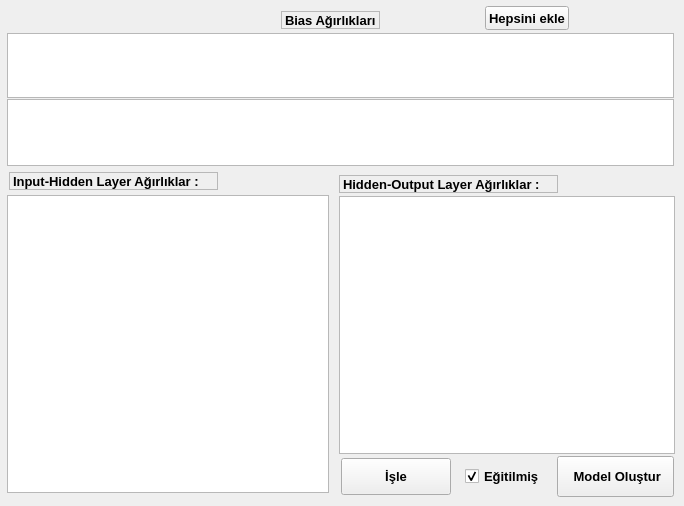
   <widget class="QWidget" name="agirlikekle">
    <attribute name="title">
     <string>Ağırlık ekle</string>
    </attribute>
    <widget class="QTableView" name="layer2tablo">
     <property name="geometry">
      <rect>
       <x>339</x>
       <y>196</y>
       <width>336</width>
       <height>258</height>
      </rect>
     </property>
     <property name="editTriggers">
      <set>QAbstractItemView::NoEditTriggers</set>
     </property>
     <property name="tabKeyNavigation">
      <bool>false</bool>
     </property>
     <property name="showDropIndicator" stdset="0">
      <bool>false</bool>
     </property>
     <property name="dragDropOverwriteMode">
      <bool>false</bool>
     </property>
     <property name="cornerButtonEnabled">
      <bool>false</bool>
     </property>
     <attribute name="horizontalHeaderVisible">
      <bool>false</bool>
     </attribute>
     <attribute name="horizontalHeaderHighlightSections">
      <bool>false</bool>
     </attribute>
     <attribute name="horizontalHeaderShowSortIndicator" stdset="0">
      <bool>false</bool>
     </attribute>
     <attribute name="verticalHeaderVisible">
      <bool>false</bool>
     </attribute>
     <attribute name="verticalHeaderHighlightSections">
      <bool>false</bool>
     </attribute>
    </widget>
    <widget class="QLabel" name="biaslabel">
     <property name="geometry">
      <rect>
       <x>281</x>
       <y>11</y>
       <width>99</width>
       <height>18</height>
      </rect>
     </property>
     <property name="font">
      <font>
       <pointsize>10</pointsize>
       <weight>75</weight>
       <bold>true</bold>
      </font>
     </property>
     <property name="frameShape">
      <enum>QFrame::StyledPanel</enum>
     </property>
     <property name="text">
      <string>Bias Ağırlıkları</string>
     </property>
    </widget>
    <widget class="QTableView" name="layer1tablo">
     <property name="geometry">
      <rect>
       <x>7</x>
       <y>195</y>
       <width>322</width>
       <height>298</height>
      </rect>
     </property>
     <property name="editTriggers">
      <set>QAbstractItemView::NoEditTriggers</set>
     </property>
     <property name="tabKeyNavigation">
      <bool>false</bool>
     </property>
     <property name="showDropIndicator" stdset="0">
      <bool>false</bool>
     </property>
     <property name="dragDropOverwriteMode">
      <bool>false</bool>
     </property>
     <property name="gridStyle">
      <enum>Qt::SolidLine</enum>
     </property>
     <property name="sortingEnabled">
      <bool>true</bool>
     </property>
     <property name="cornerButtonEnabled">
      <bool>false</bool>
     </property>
     <attribute name="horizontalHeaderVisible">
      <bool>false</bool>
     </attribute>
     <attribute name="horizontalHeaderHighlightSections">
      <bool>false</bool>
     </attribute>
     <attribute name="horizontalHeaderShowSortIndicator" stdset="0">
      <bool>false</bool>
     </attribute>
     <attribute name="verticalHeaderVisible">
      <bool>false</bool>
     </attribute>
     <attribute name="verticalHeaderHighlightSections">
      <bool>false</bool>
     </attribute>
    </widget>
    <widget class="QTableView" name="biastablo1">
     <property name="geometry">
      <rect>
       <x>7</x>
       <y>33</y>
       <width>667</width>
       <height>65</height>
      </rect>
     </property>
     <property name="autoFillBackground">
      <bool>true</bool>
     </property>
     <property name="editTriggers">
      <set>QAbstractItemView::NoEditTriggers</set>
     </property>
     <property name="tabKeyNavigation">
      <bool>false</bool>
     </property>
     <property name="showDropIndicator" stdset="0">
      <bool>false</bool>
     </property>
     <property name="dragDropOverwriteMode">
      <bool>false</bool>
     </property>
     <property name="cornerButtonEnabled">
      <bool>false</bool>
     </property>
     <attribute name="horizontalHeaderVisible">
      <bool>false</bool>
     </attribute>
     <attribute name="horizontalHeaderHighlightSections">
      <bool>false</bool>
     </attribute>
     <attribute name="horizontalHeaderShowSortIndicator" stdset="0">
      <bool>false</bool>
     </attribute>
     <attribute name="verticalHeaderVisible">
      <bool>false</bool>
     </attribute>
     <attribute name="verticalHeaderHighlightSections">
      <bool>false</bool>
     </attribute>
    </widget>
    <widget class="QLabel" name="agirliklabel_2">
     <property name="geometry">
      <rect>
       <x>339</x>
       <y>175</y>
       <width>219</width>
       <height>18</height>
      </rect>
     </property>
     <property name="font">
      <font>
       <pointsize>10</pointsize>
       <weight>75</weight>
       <bold>true</bold>
      </font>
     </property>
     <property name="frameShape">
      <enum>QFrame::StyledPanel</enum>
     </property>
     <property name="text">
      <string>Hidden-Output Layer Ağırlıklar : </string>
     </property>
    </widget>
    <widget class="QLabel" name="agirliklabel">
     <property name="geometry">
      <rect>
       <x>9</x>
       <y>172</y>
       <width>209</width>
       <height>18</height>
      </rect>
     </property>
     <property name="font">
      <font>
       <pointsize>10</pointsize>
       <weight>75</weight>
       <bold>true</bold>
      </font>
     </property>
     <property name="frameShape">
      <enum>QFrame::StyledPanel</enum>
     </property>
     <property name="text">
      <string>Input-Hidden Layer Ağırlıklar : </string>
     </property>
    </widget>
    <widget class="QPushButton" name="agirlikeklebuton">
     <property name="geometry">
      <rect>
       <x>485</x>
       <y>6</y>
       <width>84</width>
       <height>24</height>
      </rect>
     </property>
     <property name="font">
      <font>
       <pointsize>10</pointsize>
       <weight>75</weight>
       <bold>true</bold>
      </font>
     </property>
     <property name="text">
      <string>Hepsini ekle</string>
     </property>
    </widget>
    <widget class="QPushButton" name="agirlikislebuton">
     <property name="geometry">
      <rect>
       <x>341</x>
       <y>458</y>
       <width>110</width>
       <height>37</height>
      </rect>
     </property>
     <property name="font">
      <font>
       <pointsize>10</pointsize>
       <weight>75</weight>
       <bold>true</bold>
      </font>
     </property>
     <property name="text">
      <string>İşle</string>
     </property>
    </widget>
    <widget class="QPushButton" name="wmodelolusturbuton">
     <property name="geometry">
      <rect>
       <x>557</x>
       <y>456</y>
       <width>117</width>
       <height>41</height>
      </rect>
     </property>
     <property name="font">
      <font>
       <pointsize>10</pointsize>
       <weight>75</weight>
       <bold>true</bold>
      </font>
     </property>
     <property name="text">
      <string> Model Oluştur</string>
     </property>
    </widget>
    <widget class="QTableView" name="biastablo2">
     <property name="geometry">
      <rect>
       <x>7</x>
       <y>99</y>
       <width>667</width>
       <height>67</height>
      </rect>
     </property>
     <property name="editTriggers">
      <set>QAbstractItemView::NoEditTriggers</set>
     </property>
     <property name="tabKeyNavigation">
      <bool>false</bool>
     </property>
     <property name="showDropIndicator" stdset="0">
      <bool>false</bool>
     </property>
     <property name="dragDropOverwriteMode">
      <bool>false</bool>
     </property>
     <property name="cornerButtonEnabled">
      <bool>false</bool>
     </property>
     <attribute name="horizontalHeaderVisible">
      <bool>false</bool>
     </attribute>
     <attribute name="horizontalHeaderHighlightSections">
      <bool>false</bool>
     </attribute>
     <attribute name="horizontalHeaderShowSortIndicator" stdset="0">
      <bool>false</bool>
     </attribute>
     <attribute name="verticalHeaderVisible">
      <bool>false</bool>
     </attribute>
     <attribute name="verticalHeaderHighlightSections">
      <bool>false</bool>
     </attribute>
    </widget>
    <widget class="QCheckBox" name="egitilmischeckbox">
     <property name="geometry">
      <rect>
       <x>465</x>
       <y>466</y>
       <width>74</width>
       <height>20</height>
      </rect>
     </property>
     <property name="font">
      <font>
       <pointsize>10</pointsize>
       <weight>75</weight>
       <bold>true</bold>
      </font>
     </property>
     <property name="text">
      <string>Eğitilmiş</string>
     </property>
     <property name="checked">
      <bool>true</bool>
     </property>
    </widget>
   </widget>
